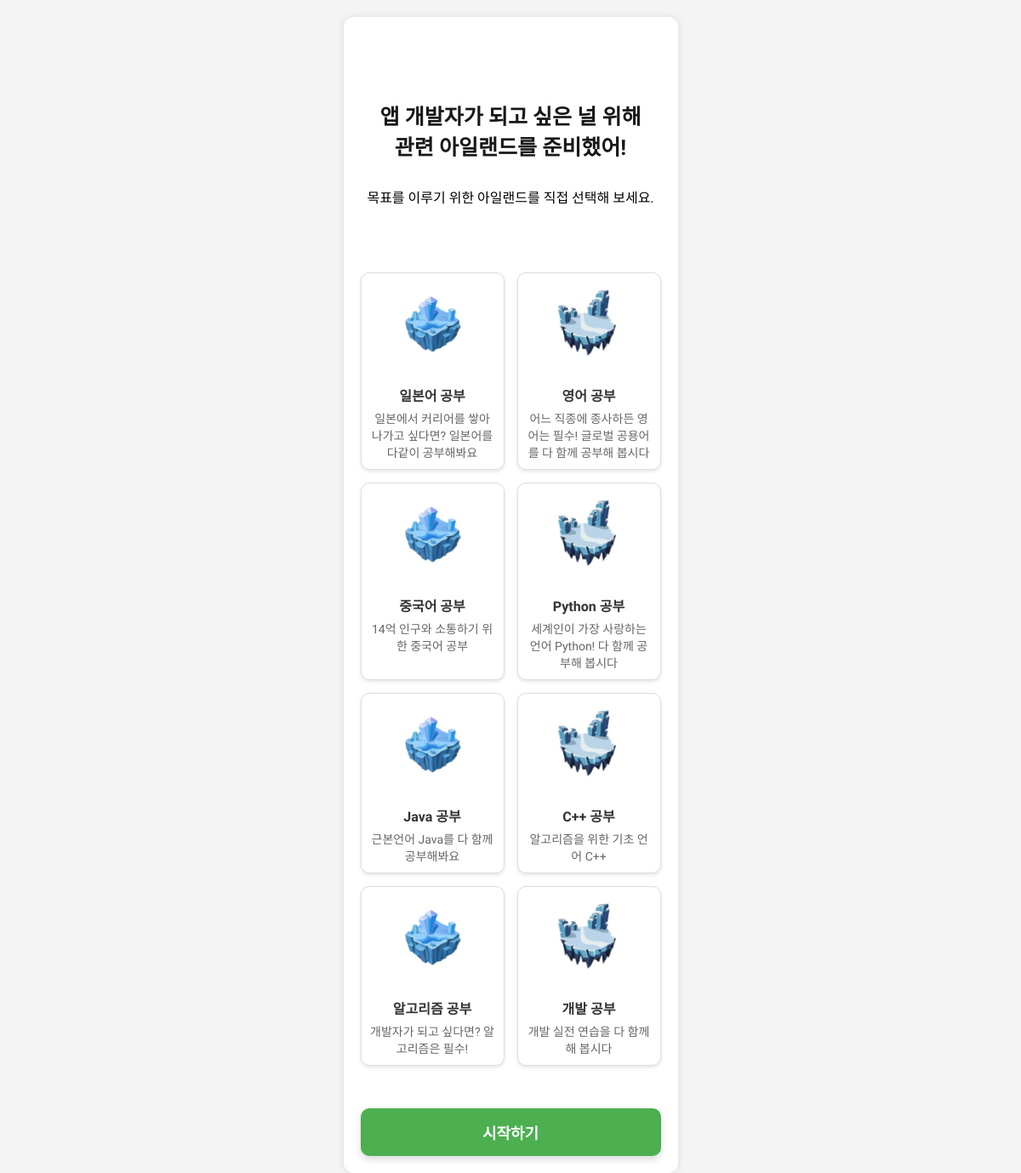
The page /api/selectislands/ on the database as committed earlier.
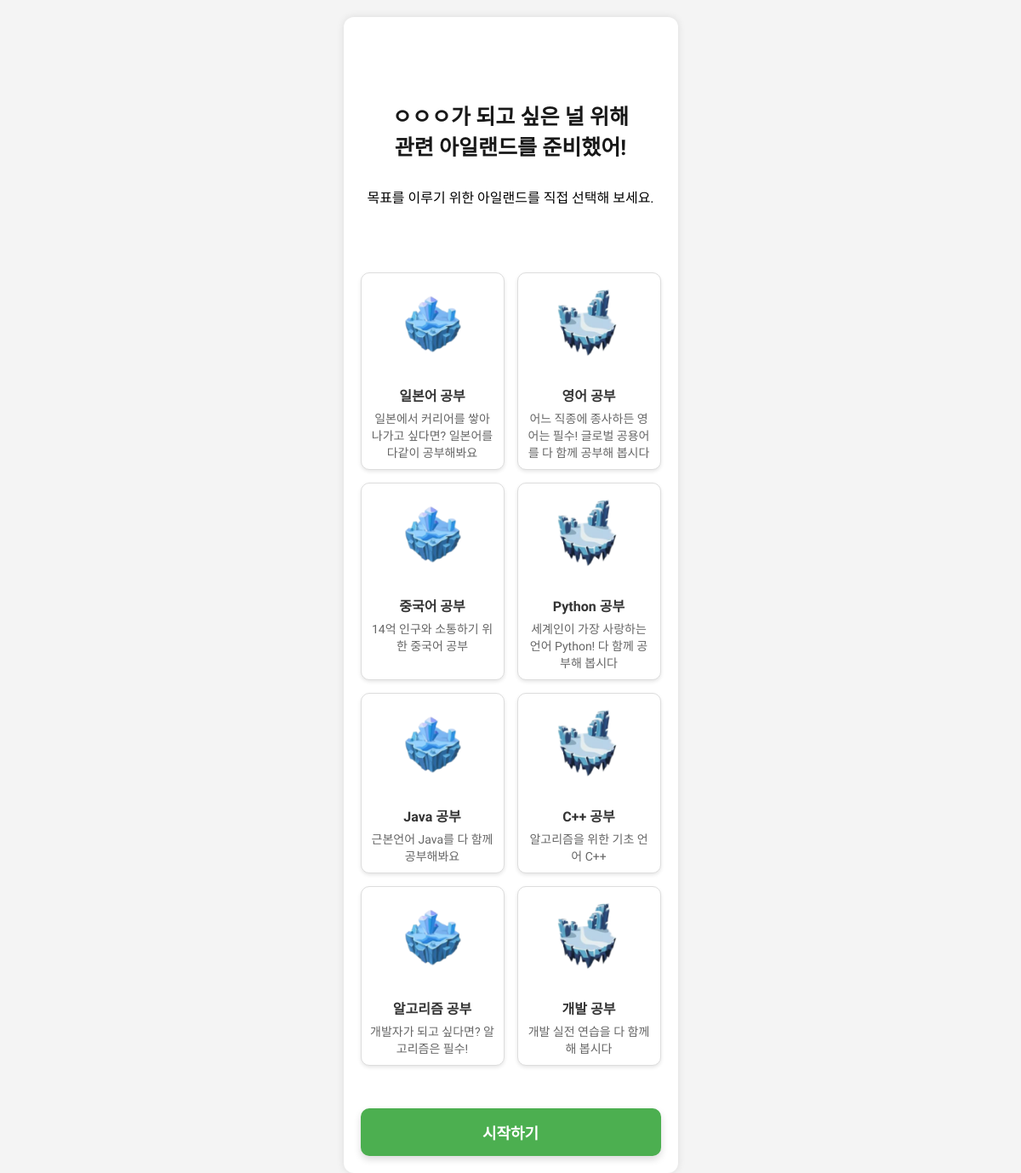
The same page on the database as committed later.
### core/models.py (models this page shows, shortened)
class Users(models.Model):
    username = models.CharField(max_length=100, unique=True)
    dream = models.TextField(default="개발자")

### core/views.py (the view)
# urls.py: path('selectislands/', views.select_islands_view, name='select_islands'),
def select_islands_view(request):
    user = Users.objects.get(username="akaraka")
    dream = user.dream
    islands = Islands.objects.all()
    return render(request, 'selectislands.html', {"dream": dream, 'islands': islands})

### core/templates/selectislands.html (shortened to what this page needs)
{% load static %}
<!DOCTYPE html>
<html lang="ko">
<head>
    <link rel="stylesheet" href="{% static 'css/styles.css' %}">
</head>
<body>
    <div class="wrapper">
        <div class="container">
            <br><br><br>
            <h1>{{dream}}가 되고 싶은 널 위해<br>관련 아일랜드를 준비했어!</h1>
            <div style="text-align: center;">
                목표를 이루기 위한 아일랜드를 직접 선택해 보세요.
            </div>
            <br><br><br>
            <div class="islands">
                {% for island in islands %}
                <div class="island" onclick="selectIsland('{{ island.name }}', '{{ island.description }}')">
                    <img src="{% static 'images/selectislands' %}{{ forloop.counter|add:'-1'|divisibleby:'2'|add:'1' }}.png" alt="Island" width="30px" height="30px">
                    <h2>{{ island.name }}</h2>
                    <p>{{ island.description }}</p>
                </div>
                {% endfor %}
            </div>
            <div style="text-align: center; margin-top: 50px; width: 100%;">
                <button id="start-button" style="
                    display: block;
                    width: 100%;
                    max-width: 600px;
                    margin: 0 auto;
                    background-color: #4CAF50;
                    color: white;
                    font-size: 18px;
                    font-weight: bold;
                    padding: 15px 30px;
                    border: none;
                    border-radius: 10px;
                    cursor: pointer;
                    box-shadow: 0 4px 8px rgba(0, 0, 0, 0.15);
                    transition: background-color 0.3s, transform 0.2s;
                "
                onmouseover="this.style.backgroundColor='#45a049'"
                onmouseout="this.style.backgroundColor='#4CAF50'"
                onclick="navigateToStart()">시작하기</button>
            </div>
        </div>
    </div>
</body>
</html>

Rows that differ between the two databases and show on the page:
changed Users: dream "앱 개발자" → "ㅇㅇㅇ"
